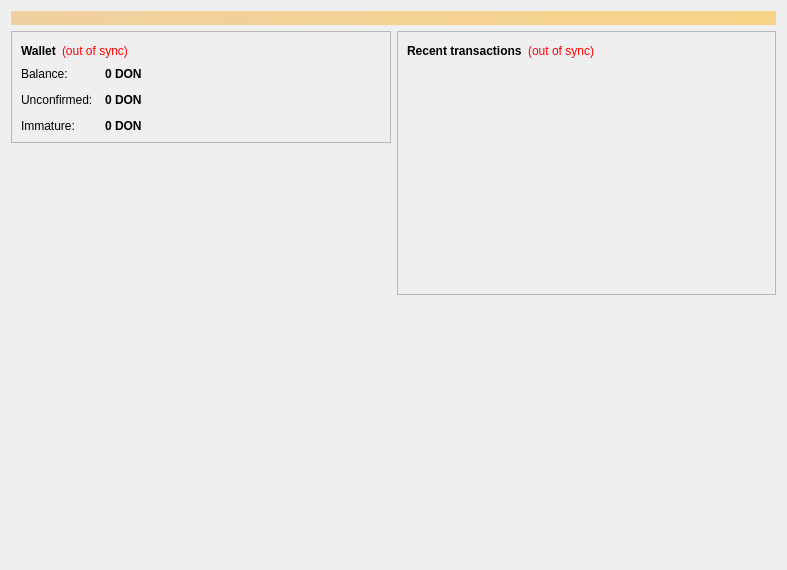
<?xml version="1.0" encoding="UTF-8"?>
<ui version="4.0">
 <class>OverviewPage</class>
 <widget class="QWidget" name="OverviewPage">
  <property name="geometry">
   <rect>
    <x>0</x>
    <y>0</y>
    <width>787</width>
    <height>570</height>
   </rect>
  </property>
  <property name="windowTitle">
   <string>Form</string>
  </property>
  <layout class="QVBoxLayout" name="topLayout">
   <item>
    <widget class="QLabel" name="labelAlerts">
     <property name="visible">
      <bool>false</bool>
     </property>
     <property name="styleSheet">
      <string notr="true">background-color: qlineargradient(x1: 0, y1: 0, x2: 1, y2: 0, stop:0 #F0D0A0, stop:1 #F8D488); color:#000000;</string>
     </property>
     <property name="wordWrap">
      <bool>true</bool>
     </property>
     <property name="margin">
      <number>3</number>
     </property>
    </widget>
   </item>
   <item>
    <layout class="QHBoxLayout" name="horizontalLayout" stretch="1,1">
     <item>
      <layout class="QVBoxLayout" name="verticalLayout_2">
       <item>
        <widget class="QFrame" name="frame">
         <property name="frameShape">
          <enum>QFrame::StyledPanel</enum>
         </property>
         <property name="frameShadow">
          <enum>QFrame::Raised</enum>
         </property>
         <layout class="QVBoxLayout" name="verticalLayout_4">
          <item>
           <layout class="QHBoxLayout" name="horizontalLayout_4">
            <item>
             <widget class="QLabel" name="label_5">
              <property name="font">
               <font>
                <weight>75</weight>
                <bold>true</bold>
               </font>
              </property>
              <property name="text">
               <string>Wallet</string>
              </property>
             </widget>
            </item>
            <item>
             <widget class="QLabel" name="labelWalletStatus">
              <property name="toolTip">
               <string>The displayed information may be out of date. Your wallet automatically synchronizes with the Donationcoin network after a connection is established, but this process has not completed yet.</string>
              </property>
              <property name="styleSheet">
               <string notr="true">QLabel { color: red; }</string>
              </property>
              <property name="text">
               <string notr="true">(out of sync)</string>
              </property>
              <property name="alignment">
               <set>Qt::AlignLeading|Qt::AlignLeft|Qt::AlignVCenter</set>
              </property>
             </widget>
            </item>
            <item>
             <spacer name="horizontalSpacer_2">
              <property name="orientation">
               <enum>Qt::Horizontal</enum>
              </property>
              <property name="sizeHint" stdset="0">
               <size>
                <width>40</width>
                <height>20</height>
               </size>
              </property>
             </spacer>
            </item>
           </layout>
          </item>
          <item>
           <layout class="QFormLayout" name="formLayout_2">
            <property name="fieldGrowthPolicy">
             <enum>QFormLayout::AllNonFixedFieldsGrow</enum>
            </property>
            <property name="horizontalSpacing">
             <number>12</number>
            </property>
            <property name="verticalSpacing">
             <number>12</number>
            </property>
            <item row="0" column="0">
             <widget class="QLabel" name="label">
              <property name="text">
               <string>Balance:</string>
              </property>
             </widget>
            </item>
            <item row="0" column="1">
             <widget class="QLabel" name="labelBalance">
              <property name="font">
               <font>
                <weight>75</weight>
                <bold>true</bold>
               </font>
              </property>
              <property name="cursor">
               <cursorShape>IBeamCursor</cursorShape>
              </property>
              <property name="toolTip">
               <string>Your current balance</string>
              </property>
              <property name="text">
               <string notr="true">0 DON</string>
              </property>
              <property name="textInteractionFlags">
               <set>Qt::LinksAccessibleByMouse|Qt::TextSelectableByKeyboard|Qt::TextSelectableByMouse</set>
              </property>
             </widget>
            </item>
            <item row="1" column="0">
             <widget class="QLabel" name="label_3">
              <property name="text">
               <string>Unconfirmed:</string>
              </property>
             </widget>
            </item>
            <item row="1" column="1">
             <widget class="QLabel" name="labelUnconfirmed">
              <property name="font">
               <font>
                <weight>75</weight>
                <bold>true</bold>
               </font>
              </property>
              <property name="cursor">
               <cursorShape>IBeamCursor</cursorShape>
              </property>
              <property name="toolTip">
               <string>Total of transactions that have yet to be confirmed, and do not yet count toward the current balance</string>
              </property>
              <property name="text">
               <string notr="true">0 DON</string>
              </property>
              <property name="textInteractionFlags">
               <set>Qt::LinksAccessibleByMouse|Qt::TextSelectableByKeyboard|Qt::TextSelectableByMouse</set>
              </property>
             </widget>
            </item>
            <item row="2" column="0">
             <widget class="QLabel" name="labelImmatureText">
              <property name="text">
               <string>Immature:</string>
              </property>
             </widget>
            </item>
            <item row="2" column="1">
             <widget class="QLabel" name="labelImmature">
              <property name="font">
               <font>
                <weight>75</weight>
                <bold>true</bold>
               </font>
              </property>
              <property name="toolTip">
               <string>Mined balance that has not yet matured</string>
              </property>
              <property name="text">
               <string notr="true">0 DON</string>
              </property>
              <property name="textInteractionFlags">
               <set>Qt::LinksAccessibleByMouse|Qt::TextSelectableByKeyboard|Qt::TextSelectableByMouse</set>
              </property>
             </widget>
            </item>
           </layout>
          </item>
         </layout>
        </widget>
       </item>
       <item>
        <spacer name="verticalSpacer">
         <property name="orientation">
          <enum>Qt::Vertical</enum>
         </property>
         <property name="sizeHint" stdset="0">
          <size>
           <width>20</width>
           <height>40</height>
          </size>
         </property>
        </spacer>
       </item>
       <item>
        <widget class="QLabel" name="coinimage">
         <property name="text">
          <string/>
         </property>
         <property name="pixmap">
          <pixmap resource="../donationcoin.qrc">:/icons/donationcoin</pixmap>
         </property>
         <property name="scaledContents">
          <bool>false</bool>
         </property>
         <property name="alignment">
          <set>Qt::AlignCenter</set>
         </property>
         <property name="margin">
          <number>-2</number>
         </property>
        </widget>
       </item>
      </layout>
     </item>
     <item>
      <layout class="QVBoxLayout" name="verticalLayout_3">
       <item>
        <widget class="QFrame" name="frame_2">
         <property name="frameShape">
          <enum>QFrame::StyledPanel</enum>
         </property>
         <property name="frameShadow">
          <enum>QFrame::Raised</enum>
         </property>
         <layout class="QVBoxLayout" name="verticalLayout">
          <item>
           <layout class="QHBoxLayout" name="horizontalLayout_2">
            <item>
             <widget class="QLabel" name="label_4">
              <property name="text">
               <string>&lt;b&gt;Recent transactions&lt;/b&gt;</string>
              </property>
             </widget>
            </item>
            <item>
             <widget class="QLabel" name="labelTransactionsStatus">
              <property name="toolTip">
               <string>The displayed information may be out of date. Your wallet automatically synchronizes with the Donationcoin network after a connection is established, but this process has not completed yet.</string>
              </property>
              <property name="styleSheet">
               <string notr="true">QLabel { color: red; }</string>
              </property>
              <property name="text">
               <string notr="true">(out of sync)</string>
              </property>
              <property name="alignment">
               <set>Qt::AlignRight|Qt::AlignTrailing|Qt::AlignVCenter</set>
              </property>
             </widget>
            </item>
            <item>
             <spacer name="horizontalSpacer">
              <property name="orientation">
               <enum>Qt::Horizontal</enum>
              </property>
              <property name="sizeHint" stdset="0">
               <size>
                <width>40</width>
                <height>20</height>
               </size>
              </property>
             </spacer>
            </item>
           </layout>
          </item>
          <item>
           <widget class="QListView" name="listTransactions">
            <property name="styleSheet">
             <string notr="true">QListView { background: transparent; }</string>
            </property>
            <property name="frameShape">
             <enum>QFrame::NoFrame</enum>
            </property>
            <property name="verticalScrollBarPolicy">
             <enum>Qt::ScrollBarAlwaysOff</enum>
            </property>
            <property name="horizontalScrollBarPolicy">
             <enum>Qt::ScrollBarAlwaysOff</enum>
            </property>
            <property name="selectionMode">
             <enum>QAbstractItemView::NoSelection</enum>
            </property>
           </widget>
          </item>
         </layout>
        </widget>
       </item>
       <item>
        <spacer name="verticalSpacer_2">
         <property name="orientation">
          <enum>Qt::Vertical</enum>
         </property>
         <property name="sizeHint" stdset="0">
          <size>
           <width>20</width>
           <height>40</height>
          </size>
         </property>
        </spacer>
       </item>
      </layout>
     </item>
    </layout>
   </item>
  </layout>
 </widget>
 <resources>
  <include location="../donationcoin.qrc"/>
 </resources>
 <connections/>
</ui>
